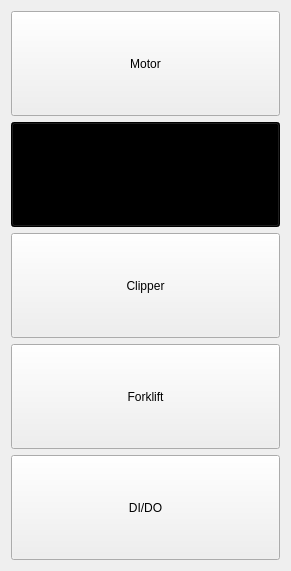
          <widget class="QWidget" name="ListOptionsWidget" native="true">
           <property name="geometry">
            <rect>
             <x>10</x>
             <y>100</y>
             <width>291</width>
             <height>571</height>
            </rect>
           </property>
           <property name="sizePolicy">
            <sizepolicy hsizetype="Preferred" vsizetype="Preferred">
             <horstretch>0</horstretch>
             <verstretch>0</verstretch>
            </sizepolicy>
           </property>
           <layout class="QVBoxLayout" name="verticalLayout_5">
            <item>
             <widget class="QPushButton" name="MotorOption">
              <property name="sizePolicy">
               <sizepolicy hsizetype="Minimum" vsizetype="Preferred">
                <horstretch>0</horstretch>
                <verstretch>0</verstretch>
               </sizepolicy>
              </property>
              <property name="styleSheet">
               <string notr="true"/>
              </property>
              <property name="text">
               <string>Motor</string>
              </property>
             </widget>
            </item>
            <item>
             <widget class="QPushButton" name="VisionOption">
              <property name="sizePolicy">
               <sizepolicy hsizetype="Minimum" vsizetype="Preferred">
                <horstretch>0</horstretch>
                <verstretch>0</verstretch>
               </sizepolicy>
              </property>
              <property name="styleSheet">
               <string notr="true">background-color: #000000;</string>
              </property>
              <property name="text">
               <string>Vision</string>
              </property>
             </widget>
            </item>
            <item>
             <widget class="QPushButton" name="ClipperOption">
              <property name="sizePolicy">
               <sizepolicy hsizetype="Minimum" vsizetype="Preferred">
                <horstretch>0</horstretch>
                <verstretch>0</verstretch>
               </sizepolicy>
              </property>
              <property name="styleSheet">
               <string notr="true"/>
              </property>
              <property name="text">
               <string>Clipper</string>
              </property>
             </widget>
            </item>
            <item>
             <widget class="QPushButton" name="ForkliftOption">
              <property name="sizePolicy">
               <sizepolicy hsizetype="Minimum" vsizetype="Preferred">
                <horstretch>0</horstretch>
                <verstretch>0</verstretch>
               </sizepolicy>
              </property>
              <property name="styleSheet">
               <string notr="true"/>
              </property>
              <property name="text">
               <string>Forklift</string>
              </property>
             </widget>
            </item>
            <item>
             <widget class="QPushButton" name="DIDOOption">
              <property name="sizePolicy">
               <sizepolicy hsizetype="Minimum" vsizetype="Preferred">
                <horstretch>0</horstretch>
                <verstretch>0</verstretch>
               </sizepolicy>
              </property>
              <property name="styleSheet">
               <string notr="true"/>
              </property>
              <property name="text">
               <string>DI/DO</string>
              </property>
             </widget>
            </item>
           </layout>
          </widget>
